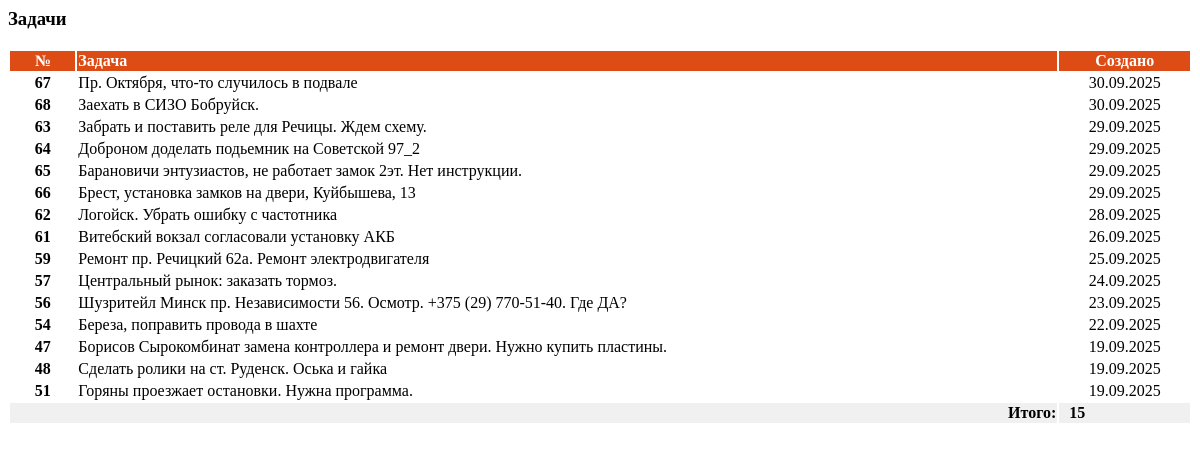
/problems/, run on an earlier commit of the app's database.
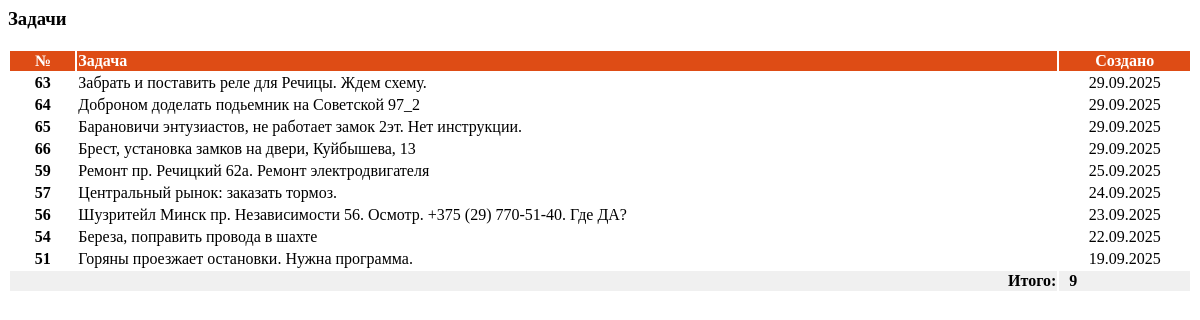
And on a later commit of the database.
### LIFTEH/models.py (models this page shows, shortened)
class Problem(models.Model):
    name = models.CharField(max_length=255, verbose_name="Наименование задачи")
    created_date = models.DateField(auto_now_add=True, verbose_name="Дата создания")
    is_completed = models.BooleanField(default=False, verbose_name="Выполнено")
    class Meta:
        verbose_name = "Задача"
        verbose_name_plural = "Задачи"

### LIFTEH/views.py (the view)
# urls.py: path('problems/', views.problems_view, name='problems'),
def problems_view(request):
    problems = Problem.objects.all().order_by('-created_date')
    today = timezone.now().date()
    if request.headers.get('X-Requested-With') == 'XMLHttpRequest':
        return render(request, 'problems_table.html', {
            'problems': problems,
            'today': today
        })
    return render(request, 'problems.html', {
        'problems': problems,
        'today': today
    })

### LIFTEH/templates/problems.html (shortened to what this page needs)
{% load static %}
<div class="card">
    <div class="card-header d-flex">
        <h3 class="mb-0">Задачи</h3>
    </div>
    <div class="card-body" style="padding: 0px !important; min-height: 50px;">
        {% include 'problems_table.html' %}
    </div>
</div>

### LIFTEH/templates/problems_table.html (shortened to what this page needs)
<table class="table table-hover table-sm" style="width: 100%;">
    <thead class="table-light">
        <tr>
            <th style="width: 5%; text-align: center; background-color: #de4c15; color: white;">№</th>
            <th style="width: 75%; text-align: left; background-color: #de4c15; color: white;">Задача</th>
            <th style="width: 10%; text-align: center; background-color: #de4c15; color: white;">Создано</th>
        </tr>
    </thead>
    <tbody>
        {% for problem in problems %}
        <tr id="problem-row-{{ problem.id }}">
            <td style="text-align: center;"><strong>{{ problem.id }}</strong></td>
            <td id="problem-name-{{ problem.id }}">{{ problem.name }}</td>
            <td style="text-align: center;" id="problem-date-{{ problem.id }}">{{ problem.created_date|date:"d.m.Y" }}</td>
        </tr>
        {% empty %}
        <tr>
            <td colspan="5" class="text-center">Нет задач</td>
        </tr>
        {% endfor %}
    </tbody>
    <tr style="background-color: #f0f0f0; font-weight: bold;">
        <td colspan="2" style="text-align: right;">Итого:</td>
        <td style="text-align: left; padding: 0px 10px;">
            {{ problems|length }}
        </td>
    </tr>
</table>

What changed in the data, as far as the page shows it:
removed Problem: id "67", name "Пр. Октября, что-то случилось в подвале", created_date "30.09.2025"
removed Problem: id "68", name "Заехать в СИЗО Бобруйск.", created_date "30.09.2025"
removed Problem: id "62", name "Логойск. Убрать ошибку с частотника", created_date "28.09.2025"
removed Problem: id "61", name "Витебский вокзал согласовали установку АКБ", created_date "26.09.2025"
removed Problem: id "47", name "Борисов Сырокомбинат замена контроллера и ремонт двери. Нужно купить пластины.", created_date "19.09.2025"
removed Problem: id "48", name "Сделать ролики на ст. Руденск. Оська и гайка", created_date "19.09.2025"
Also different on the page:
{{ problems|length }}: "15" → "9"
